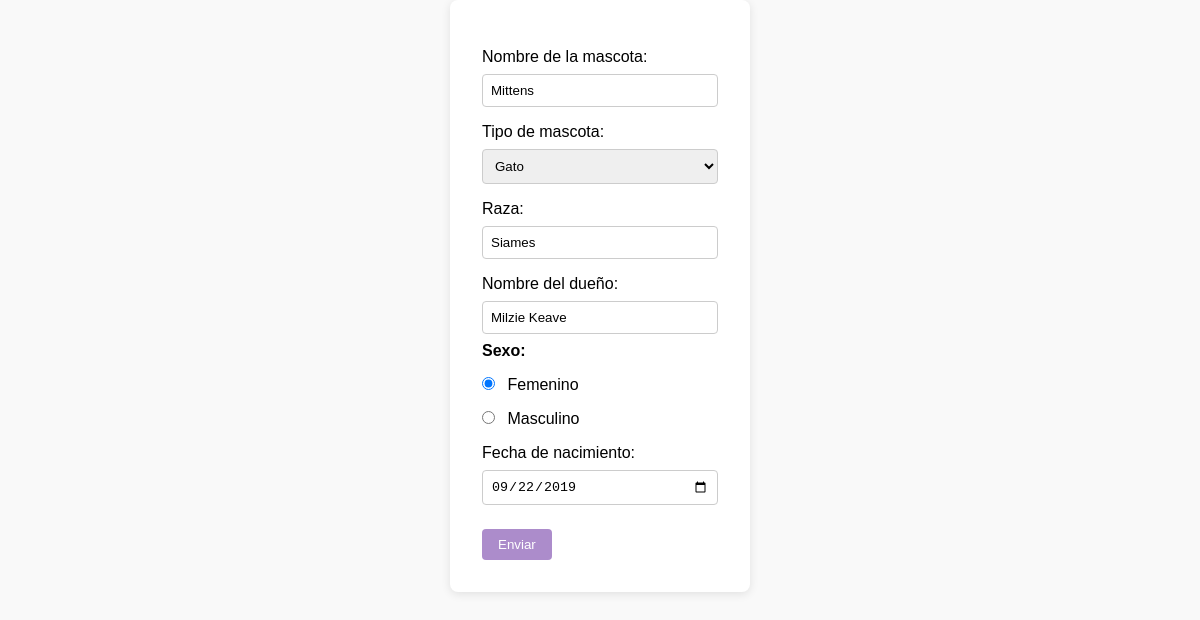
Screenshot of /modificar_mascota.php?mod=2 with the database file from the repository.
### tables this page shows
CREATE TABLE IF NOT EXISTS mascota (
    id_mascota INT(10) PRIMARY KEY NOT NULL AUTO_INCREMENT,
    nombre VARCHAR(20) NOT NULL,
    tipo ENUM('perro', 'gato', 'ave') NOT NULL,
    raza VARCHAR(30) NOT NULL,
    sexo VARCHAR(2) NOT NULL,
    nombre_cliente VARCHAR(50) NOT NULL,
    fecha_nacimiento DATE NOT NULL
);

### modificar_mascota.php (the view, shortened to what this page needs)
<?php include "./conexion.php"; ?>
<html>
<head>
    <link rel="stylesheet" href="./style.css">
</head>
<body>
    <?php
    $sql = "SELECT * FROM mascota WHERE id_mascota ='$_GET[mod]'";
    $result = mysqli_query($link, $sql);
    $row = mysqli_fetch_assoc($result);
    ?>
    <form id="form1" name="form1" method="post" action="modificar_logica.php">
        <label for="nombre">Nombre de la mascota:
            <input type="text" name="nombre" id="nombre" value="<?php print $row['nombre']; ?>" required />
        </label>
        <label for="tipo">Tipo de mascota:
            <select id="tipo" name="tipo" required>
                <option value="gato" <?php if ($row['tipo'] == 'gato') echo 'selected'; ?>>Gato</option>
            </select>
        </label>
        <label for="raza">Raza:
            <input type="text" name="raza" id="raza" value="<?php print $row['raza']; ?>" required />
        </label>
        <label for="nombre_cliente">Nombre del dueño:
            <input type="text" name="nombre_cliente" id="nombre_cliente" value="<?php print $row['nombre_cliente']; ?>" required />
        </label>
        <legend>Sexo:</legend>
        <label>
            <input type="radio" name="sexo" value="F" id="F" <?php if ($row['sexo'] == 'F') echo 'checked'; ?> />
            Femenino
        </label>
        <label>
            <input type="radio" name="sexo" value="M" id="M" <?php if ($row['sexo'] == 'M') echo 'checked'; ?> />
            Masculino
        </label>
        <label for="fecha_nacimiento">Fecha de nacimiento:
            <input type="date" id="fecha_nacimiento" name="fecha_nacimiento"
            value="<?php print $row['fecha_nacimiento']; ?>"
            max="<?php echo date('Y-m-d'); ?>" required />
        </label>
        <input type="submit" name="submit" id="submit" value="Enviar">
    </form>
</body>
</html>

### style.css (style rules this page uses)
* { margin: 0; padding: 0; box-sizing: border-box; }
body { display: flex; flex-direction: column; align-items: center; font-family: Arial, sans-serif; background-color: #f9f9f9; }
form { background-color: white; padding: 2rem; border-radius: 8px; box-shadow: 0 2px 10px rgba(0, 0, 0, 0.1); width: 300px; }
label { display: block; margin: 1rem 0 0.5rem; }
input[type="text"], input[type="date"], select, textarea { width: 100%; padding: 0.5rem; margin-top: 0.5rem; border: 1px solid #ccc; border-radius: 4px; transition: border-color 0.3s; }
input[type="submit"], input[type="reset"] { background-color: #ac8ccb; color: white; border: none; border-radius: 4px; padding: 0.5rem 1rem; cursor: pointer; margin-top: 1rem; transition: background-color 0.3s; }
legend { margin-bottom: 0.5rem; font-weight: bold; }
label input[type="radio"] { margin-right: 0.5rem; }

### rows the page displays
mascota: nombre "Mittens", tipo "Gato", raza "Siames", nombre_cliente "Milzie Keave", sexo "☑ Femenino", sexo "☐ Masculino", fecha_nacimiento "09/22/2019"
